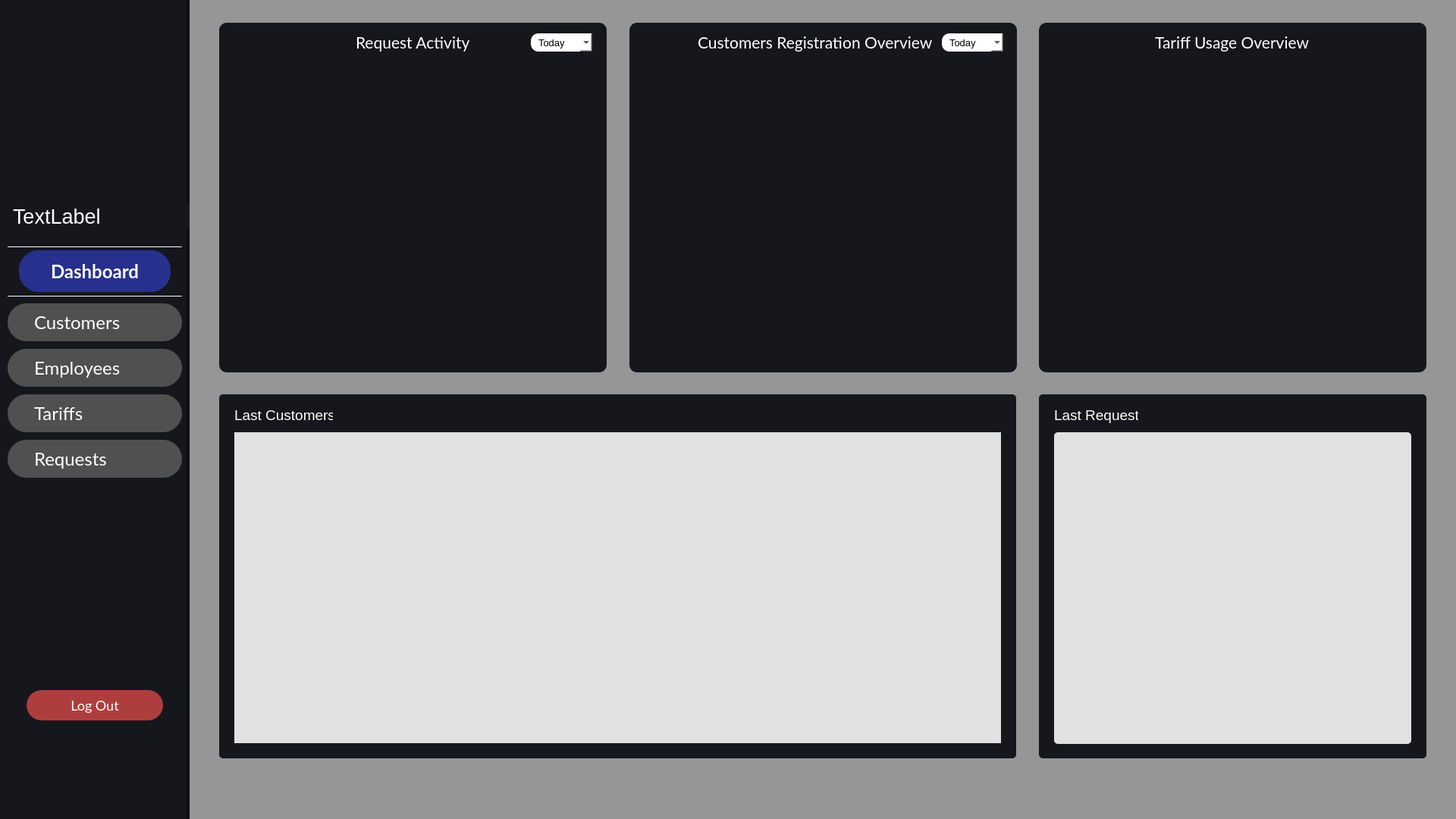
<?xml version="1.0" encoding="UTF-8"?>
<ui version="4.0">
 <class>Dashboard</class>
 <widget class="QWidget" name="Dashboard">
  <property name="geometry">
   <rect>
    <x>0</x>
    <y>0</y>
    <width>1920</width>
    <height>1080</height>
   </rect>
  </property>
  <property name="sizePolicy">
   <sizepolicy hsizetype="Ignored" vsizetype="Ignored">
    <horstretch>0</horstretch>
    <verstretch>0</verstretch>
   </sizepolicy>
  </property>
  <property name="maximumSize">
   <size>
    <width>16777215</width>
    <height>16777215</height>
   </size>
  </property>
  <property name="windowTitle">
   <string>Form</string>
  </property>
  <property name="styleSheet">
   <string notr="true">background-color:rgba(150, 150, 150, 1);</string>
  </property>
  <widget class="QWidget" name="last_reg_cust" native="true">
   <property name="geometry">
    <rect>
     <x>289</x>
     <y>520</y>
     <width>1051</width>
     <height>480</height>
    </rect>
   </property>
   <property name="styleSheet">
    <string notr="true">border-radius:5px;
background-color:#16171C;</string>
   </property>
   <widget class="QTableView" name="tableView">
    <property name="geometry">
     <rect>
      <x>20</x>
      <y>50</y>
      <width>1011</width>
      <height>410</height>
     </rect>
    </property>
    <property name="styleSheet">
     <string notr="true">QTableView{
	font-size:16px;
	background-color: rgba(225, 225, 225, 1);
	color:black;
	border:none;
	border-radius:0px;
}

QHeaderView:section {
	height: 40px;
	border:1px solid rgba(30, 30, 30, 0.4);
    background-color: rgba(225, 225, 225, 1);
    color: black;
    font-family: Lato;
    font-size: 18px;
    font-weight: bold;
    
}    
</string>
    </property>
   </widget>
   <widget class="QLabel" name="label_2">
    <property name="geometry">
     <rect>
      <x>20</x>
      <y>15</y>
      <width>130</width>
      <height>25</height>
     </rect>
    </property>
    <property name="font">
     <font>
      <pointsize>14</pointsize>
     </font>
    </property>
    <property name="styleSheet">
     <string notr="true">color:white;
background-color:transparent;
border:none;</string>
    </property>
    <property name="text">
     <string>Last Customers</string>
    </property>
   </widget>
  </widget>
  <widget class="QWidget" name="widget_5" native="true">
   <property name="geometry">
    <rect>
     <x>1370</x>
     <y>520</y>
     <width>511</width>
     <height>480</height>
    </rect>
   </property>
   <property name="styleSheet">
    <string notr="true">border-radius:5px;
background-color:#16171C;</string>
   </property>
   <widget class="QWidget" name="widget" native="true">
    <property name="geometry">
     <rect>
      <x>20</x>
      <y>50</y>
      <width>471</width>
      <height>411</height>
     </rect>
    </property>
    <property name="styleSheet">
     <string notr="true">QWidget {
	border:none;
	background-color: rgba(225, 225, 225, 1);
}</string>
    </property>
   </widget>
   <widget class="QLabel" name="label">
    <property name="geometry">
     <rect>
      <x>20</x>
      <y>15</y>
      <width>111</width>
      <height>25</height>
     </rect>
    </property>
    <property name="font">
     <font>
      <pointsize>14</pointsize>
     </font>
    </property>
    <property name="styleSheet">
     <string notr="true">color:white;
background-color:transparent;
border:none;</string>
    </property>
    <property name="text">
     <string>Last Requests</string>
    </property>
   </widget>
  </widget>
  <widget class="QWidget" name="side_bar_menu" native="true">
   <property name="geometry">
    <rect>
     <x>0</x>
     <y>0</y>
     <width>250</width>
     <height>1080</height>
    </rect>
   </property>
   <property name="sizePolicy">
    <sizepolicy hsizetype="Expanding" vsizetype="Expanding">
     <horstretch>0</horstretch>
     <verstretch>0</verstretch>
    </sizepolicy>
   </property>
   <property name="styleSheet">
    <string notr="true">border-right: 5px solid rgba(0, 0, 0, 0.3);
background-color:#16171C;</string>
   </property>
   <widget class="QLabel" name="profile_pic">
    <property name="geometry">
     <rect>
      <x>55</x>
      <y>70</y>
      <width>140</width>
      <height>140</height>
     </rect>
    </property>
    <property name="styleSheet">
     <string notr="true">background: url(&quot;./img/profile_photo.svg&quot;);
border:none;</string>
    </property>
    <property name="text">
     <string/>
    </property>
    <property name="scaledContents">
     <bool>true</bool>
    </property>
   </widget>
   <widget class="QPushButton" name="dashboard_btn">
    <property name="geometry">
     <rect>
      <x>25</x>
      <y>330</y>
      <width>200</width>
      <height>55</height>
     </rect>
    </property>
    <property name="font">
     <font>
      <family>Lato</family>
      <pointsize>-1</pointsize>
      <italic>false</italic>
      <bold>true</bold>
     </font>
    </property>
    <property name="styleSheet">
     <string notr="true">QPushButton {
    font-family: Lato;
    border: none;
    border-radius: 26px;
    background-color: rgba(39, 48, 141, 1);
    font-size: 24px;
    color: white;
    text-align: center;
}

QPushButton:hover {
    background-color: rgba(87, 91, 129, 1);
}
</string>
    </property>
    <property name="text">
     <string>Dashboard</string>
    </property>
    <property name="icon">
     <iconset>
      <normaloff>build/Desktop_Qt_6_8_2_MinGW_64_bit-Debug/img/dashboards.png</normaloff>build/Desktop_Qt_6_8_2_MinGW_64_bit-Debug/img/dashboards.png</iconset>
    </property>
    <property name="iconSize">
     <size>
      <width>30</width>
      <height>30</height>
     </size>
    </property>
    <property name="autoExclusive">
     <bool>false</bool>
    </property>
    <property name="flat">
     <bool>false</bool>
    </property>
   </widget>
   <widget class="QPushButton" name="customers_btn">
    <property name="geometry">
     <rect>
      <x>10</x>
      <y>400</y>
      <width>230</width>
      <height>50</height>
     </rect>
    </property>
    <property name="styleSheet">
     <string notr="true">QPushButton {
    font-family: Lato;
	padding-left:35px;
    border-radius: 25px;
	border:none;
    background-color:rgba(80, 80, 80, 1);
    font-size: 24px;
    color: white;
    text-align: left;
}

QPushButton:hover {
    background-color: rgba(87, 91, 129, 1);
}
</string>
    </property>
    <property name="text">
     <string>Customers</string>
    </property>
    <property name="icon">
     <iconset>
      <normaloff>build/Desktop_Qt_6_8_2_MinGW_64_bit-Debug/img/customers.png</normaloff>build/Desktop_Qt_6_8_2_MinGW_64_bit-Debug/img/customers.png</iconset>
    </property>
    <property name="iconSize">
     <size>
      <width>30</width>
      <height>30</height>
     </size>
    </property>
   </widget>
   <widget class="QLabel" name="side_menu_logo">
    <property name="geometry">
     <rect>
      <x>20</x>
      <y>210</y>
      <width>200</width>
      <height>50</height>
     </rect>
    </property>
    <property name="styleSheet">
     <string notr="true">border:none;</string>
    </property>
    <property name="text">
     <string/>
    </property>
    <property name="pixmap">
     <pixmap>img/company_name.svg</pixmap>
    </property>
    <property name="scaledContents">
     <bool>true</bool>
    </property>
   </widget>
   <widget class="QPushButton" name="employees_btn">
    <property name="geometry">
     <rect>
      <x>10</x>
      <y>460</y>
      <width>230</width>
      <height>50</height>
     </rect>
    </property>
    <property name="styleSheet">
     <string notr="true">QPushButton {
    font-family: Lato;
	padding-left:35px;
    border-radius: 25px;
	border:none;
    background-color:rgba(80, 80, 80, 1);
    font-size: 24px;
    color: white;
    text-align: left;
}

QPushButton:hover {
    background-color: rgba(87, 91, 129, 1);
}
</string>
    </property>
    <property name="text">
     <string>Employees</string>
    </property>
    <property name="icon">
     <iconset>
      <normaloff>build/Desktop_Qt_6_8_2_MinGW_64_bit-Debug/img/employee.png</normaloff>build/Desktop_Qt_6_8_2_MinGW_64_bit-Debug/img/employee.png</iconset>
    </property>
    <property name="iconSize">
     <size>
      <width>30</width>
      <height>30</height>
     </size>
    </property>
   </widget>
   <widget class="Line" name="line">
    <property name="geometry">
     <rect>
      <x>10</x>
      <y>390</y>
      <width>230</width>
      <height>1</height>
     </rect>
    </property>
    <property name="styleSheet">
     <string notr="true">background-color:white;</string>
    </property>
    <property name="orientation">
     <enum>Qt::Orientation::Horizontal</enum>
    </property>
   </widget>
   <widget class="QPushButton" name="tariffs_btn">
    <property name="geometry">
     <rect>
      <x>10</x>
      <y>520</y>
      <width>230</width>
      <height>50</height>
     </rect>
    </property>
    <property name="styleSheet">
     <string notr="true">QPushButton {
    font-family: Lato;
	padding-left:35px;
    border-radius: 25px;
	border:none;
    background-color:rgba(80, 80, 80, 1);
    font-size: 24px;
    color: white;
    text-align: left;
}

QPushButton:hover {
    background-color: rgba(87, 91, 129, 1);
}
</string>
    </property>
    <property name="text">
     <string>Tariffs</string>
    </property>
    <property name="icon">
     <iconset>
      <normaloff>build/Desktop_Qt_6_8_2_MinGW_64_bit-Debug/img/tariffs.png</normaloff>build/Desktop_Qt_6_8_2_MinGW_64_bit-Debug/img/tariffs.png</iconset>
    </property>
    <property name="iconSize">
     <size>
      <width>30</width>
      <height>30</height>
     </size>
    </property>
   </widget>
   <widget class="QPushButton" name="requests_btn">
    <property name="geometry">
     <rect>
      <x>10</x>
      <y>580</y>
      <width>230</width>
      <height>50</height>
     </rect>
    </property>
    <property name="styleSheet">
     <string notr="true">QPushButton {
    font-family: Lato;
	padding-left:35px;
    border-radius: 25px;
	border:none;
    background-color:rgba(80, 80, 80, 1);
    font-size: 24px;
    color: white;
    text-align: left;
}

QPushButton:hover {
    background-color: rgba(87, 91, 129, 1);
}
</string>
    </property>
    <property name="text">
     <string>Requests</string>
    </property>
    <property name="icon">
     <iconset>
      <normaloff>build/Desktop_Qt_6_8_2_MinGW_64_bit-Debug/img/requests.png</normaloff>build/Desktop_Qt_6_8_2_MinGW_64_bit-Debug/img/requests.png</iconset>
    </property>
    <property name="iconSize">
     <size>
      <width>30</width>
      <height>30</height>
     </size>
    </property>
   </widget>
   <widget class="QPushButton" name="log_out_btn">
    <property name="geometry">
     <rect>
      <x>35</x>
      <y>910</y>
      <width>180</width>
      <height>40</height>
     </rect>
    </property>
    <property name="styleSheet">
     <string notr="true">QPushButton {
    font-family: Lato;
	padding-left:0px;
    border-radius: 20px;
	border:none;
    background-color:rgba(174, 62, 62, 1);
    font-size: 18px;
    color: white;
    text-align: center;
}

QPushButton:hover {
    background-color: rgba(87, 91, 129, 1);
}
</string>
    </property>
    <property name="text">
     <string>Log Out</string>
    </property>
    <property name="iconSize">
     <size>
      <width>30</width>
      <height>30</height>
     </size>
    </property>
   </widget>
   <widget class="QLabel" name="name_label">
    <property name="geometry">
     <rect>
      <x>0</x>
      <y>270</y>
      <width>250</width>
      <height>30</height>
     </rect>
    </property>
    <property name="font">
     <font>
      <pointsize>20</pointsize>
     </font>
    </property>
    <property name="styleSheet">
     <string notr="true">border:none;
color:white;
padding-left:10px;
text-align:center;</string>
    </property>
    <property name="text">
     <string>TextLabel</string>
    </property>
   </widget>
   <widget class="Line" name="line_2">
    <property name="geometry">
     <rect>
      <x>10</x>
      <y>325</y>
      <width>230</width>
      <height>1</height>
     </rect>
    </property>
    <property name="styleSheet">
     <string notr="true">background-color:white;</string>
    </property>
    <property name="orientation">
     <enum>Qt::Orientation::Horizontal</enum>
    </property>
   </widget>
   <zorder>dashboard_btn</zorder>
   <zorder>customers_btn</zorder>
   <zorder>side_menu_logo</zorder>
   <zorder>employees_btn</zorder>
   <zorder>profile_pic</zorder>
   <zorder>line</zorder>
   <zorder>tariffs_btn</zorder>
   <zorder>requests_btn</zorder>
   <zorder>log_out_btn</zorder>
   <zorder>name_label</zorder>
   <zorder>line_2</zorder>
  </widget>
  <widget class="QWidget" name="requests_statistic_box" native="true">
   <property name="geometry">
    <rect>
     <x>289</x>
     <y>30</y>
     <width>511</width>
     <height>461</height>
    </rect>
   </property>
   <property name="styleSheet">
    <string notr="true">border-radius: 10px;
background-color:#16171C;</string>
   </property>
   <widget class="QWidget" name="requests_statistic" native="true">
    <property name="geometry">
     <rect>
      <x>0</x>
      <y>50</y>
      <width>511</width>
      <height>411</height>
     </rect>
    </property>
    <property name="styleSheet">
     <string notr="true">border-radius: 0px;
background-color:transparent;</string>
    </property>
   </widget>
   <widget class="QComboBox" name="req_date_comboBox">
    <property name="geometry">
     <rect>
      <x>411</x>
      <y>14</y>
      <width>81</width>
      <height>24</height>
     </rect>
    </property>
    <property name="styleSheet">
     <string notr="true">padding-left: 10px;
font-size:13px;
color:black;
background-color:white;</string>
    </property>
    <item>
     <property name="text">
      <string>Today</string>
     </property>
    </item>
    <item>
     <property name="text">
      <string>3 days</string>
     </property>
    </item>
    <item>
     <property name="text">
      <string>7 days</string>
     </property>
    </item>
   </widget>
   <widget class="QLabel" name="label_5">
    <property name="geometry">
     <rect>
      <x>180</x>
      <y>10</y>
      <width>150</width>
      <height>31</height>
     </rect>
    </property>
    <property name="font">
     <font>
      <family>Lato</family>
      <pointsize>16</pointsize>
     </font>
    </property>
    <property name="styleSheet">
     <string notr="true">color:white;
font-family: Lato;</string>
    </property>
    <property name="text">
     <string>Request Activity</string>
    </property>
   </widget>
  </widget>
  <widget class="QWidget" name="customers_statistic_box" native="true">
   <property name="geometry">
    <rect>
     <x>830</x>
     <y>30</y>
     <width>511</width>
     <height>461</height>
    </rect>
   </property>
   <property name="styleSheet">
    <string notr="true">border-radius: 10px;
background-color:#16171C;</string>
   </property>
   <widget class="QWidget" name="customers_statistic" native="true">
    <property name="geometry">
     <rect>
      <x>0</x>
      <y>50</y>
      <width>511</width>
      <height>411</height>
     </rect>
    </property>
    <property name="styleSheet">
     <string notr="true">border-radius: 0px;
background-color:transparent;</string>
    </property>
   </widget>
   <widget class="QComboBox" name="cust_date_comboBox">
    <property name="geometry">
     <rect>
      <x>412</x>
      <y>14</y>
      <width>81</width>
      <height>24</height>
     </rect>
    </property>
    <property name="styleSheet">
     <string notr="true">padding-left: 10px;
font-size:13px;
color:black;
background-color:white;</string>
    </property>
    <item>
     <property name="text">
      <string>Today</string>
     </property>
    </item>
    <item>
     <property name="text">
      <string>3 days</string>
     </property>
    </item>
    <item>
     <property name="text">
      <string>7 days</string>
     </property>
    </item>
   </widget>
   <widget class="QLabel" name="label_4">
    <property name="geometry">
     <rect>
      <x>90</x>
      <y>10</y>
      <width>311</width>
      <height>31</height>
     </rect>
    </property>
    <property name="font">
     <font>
      <family>Lato</family>
      <pointsize>16</pointsize>
     </font>
    </property>
    <property name="styleSheet">
     <string notr="true">color:white;
font-family: Lato;</string>
    </property>
    <property name="text">
     <string>Customers Registration Overview</string>
    </property>
   </widget>
  </widget>
  <widget class="QWidget" name="tariffs_statistic_box" native="true">
   <property name="geometry">
    <rect>
     <x>1370</x>
     <y>30</y>
     <width>511</width>
     <height>461</height>
    </rect>
   </property>
   <property name="styleSheet">
    <string notr="true">border-radius: 10px;
background-color:#16171C;</string>
   </property>
   <widget class="QWidget" name="tariff_statistics" native="true">
    <property name="geometry">
     <rect>
      <x>0</x>
      <y>50</y>
      <width>511</width>
      <height>411</height>
     </rect>
    </property>
    <property name="styleSheet">
     <string notr="true">border-radius: 0px;
background-color:transparent;</string>
    </property>
   </widget>
   <widget class="QLabel" name="label_3">
    <property name="geometry">
     <rect>
      <x>153</x>
      <y>10</y>
      <width>205</width>
      <height>31</height>
     </rect>
    </property>
    <property name="font">
     <font>
      <family>Lato</family>
      <pointsize>16</pointsize>
     </font>
    </property>
    <property name="styleSheet">
     <string notr="true">color:white;
font-family: Lato;</string>
    </property>
    <property name="text">
     <string>Tariff Usage Overview</string>
    </property>
   </widget>
  </widget>
 </widget>
 <resources/>
 <connections/>
</ui>
